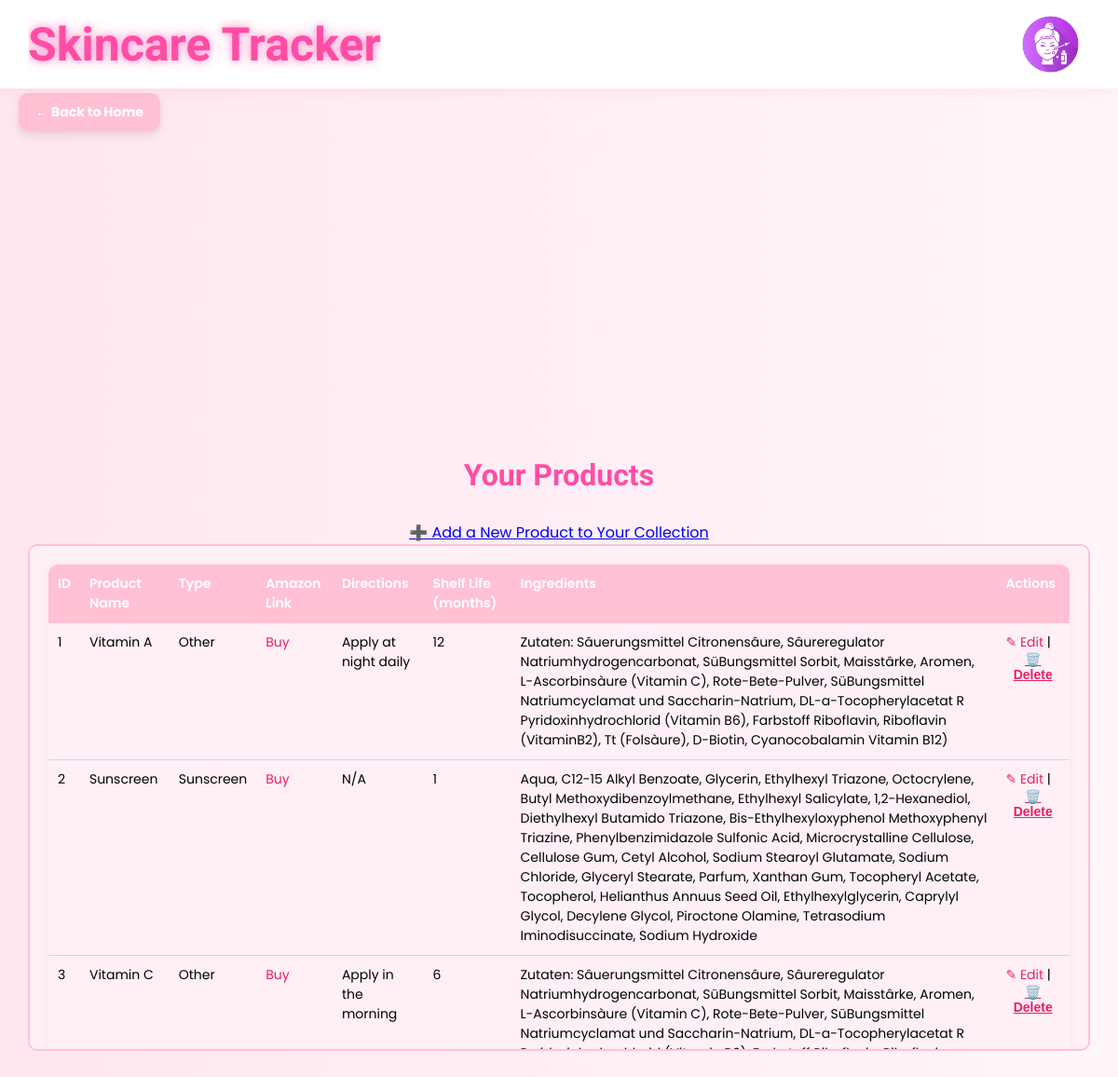
The page /collection/ (signed in) on the database its author committed.
### tables this page shows
CREATE TABLE Products (
    product_id INTEGER PRIMARY KEY AUTOINCREMENT,
    product_name TEXT NOT NULL,
    type TEXT,
    amazon_link TEXT,
    directions TEXT,
    shelflife INTEGER,
    ingredients TEXT,
    product_pic TEXT, 
    user_id INTEGER REFERENCES Users(user_id)
);

### routes/home_routes.py (the view)
@home_bp.route("/collection")
def example():
    return render_template("/homepage.html")

### app.py (called while the page is built)
def get_db_connection():
    conn = sqlite3.connect(st_db)
    conn.row_factory = sqlite3.Row
    return conn

### routes/collection_routes.py (called while the page is built)
@collection_bp.route("/", methods=["GET"])
def my_collection():
    if "user_id" not in session:
        return redirect("/user/login")
    db = __import__("app").app.get_db_connection()
    products = db.execute(
        """
        SELECT P.product_id, P.product_name, P.type, P.amazon_link, P.directions, P.shelflife, P.ingredients
        FROM Products P
        JOIN Collections C ON P.product_id = C.product_id
        WHERE C.user_id = ?
        """,
        (session["user_id"],)
    ).fetchall()
    db.close()
    return render_template("collection/my_collection.html", products=products)

### templates/collection/my_collection.html (shortened to what this page needs)
{% extends "base.html" %}
{% block content %}
<a href="{{ url_for('home.view_home') }}" class="corner-back-btn">← Back to Home</a>
<div class="products-page">
    <h1 class="products-title">Your Products</h1>
    <a href="{{ url_for('product.add_product') }}" class="btn btn-primary mt-4">➕ Add a New Product to Your Collection</a>
    <div class="product-table-wrapper">
        <div class="product-table">
            <table>
                <thead>
                    <tr>
                        <th>ID</th>
                        <th>Product Name</th>
                        <th>Type</th>
                        <th>Amazon Link</th>
                        <th>Directions</th>
                        <th>Shelf Life (months)</th>
                        <th>Ingredients</th>
                        <th>Actions</th>
                    </tr>
                </thead>
                <tbody>
                    {% for product in products %}
                    <tr>
                        <td>{{ product[0] }}</td>
                        <td>{{ product[1] }}</td>
                        <td>{{ product[2] }}</td>
                        <td><a href="{{ product[3] }}" target="_blank">Buy</a></td>
                        <td>{{ product[4] }}</td>
                        <td>{{ product[5] }}</td>
                        <td>{{ product[6] }}</td>
                        <td>
                            <a href="{{ url_for('product.add_product', id=product[0]) }}">✎ Edit</a> |
                            <form method="POST" action="{{ url_for('product.delete_product', id=product[0]) }}" style="display:inline;" onsubmit="return confirm('Are you sure you want to delete this product?');">
                                <button type="submit" class="delete-btn">🗑️ Delete</button>
                            </form>
                        </td>
                    </tr>
                    {% endfor %}
                </tbody>
            </table>
        </div>
    </div>
</div>
{% endblock %}

### static/css/style.css (style rules this page uses)
body { font-family: 'Poppins', sans-serif; background: linear-gradient(to right, #ffe6f0, #fff6fb); margin: 0; padding: 0; }
.products-page { padding: 50px; text-align: center; }
.products-page h1 { color: #ff4da6; margin-bottom: 30px; font-size: 32px; }
.product-table table { width: 100%; border-collapse: collapse; background-color: #fff0f8; box-shadow: 0 0 10px rgba(255, 105, 180, 0.1); border-radius: 10px; overflow: hidden; }
.product-table th, .product-table td { padding: 15px 20px; text-align: left; border-bottom: 1px solid #ffd6e8; font-size: 14px; }
.product-table th { background-color: #ffccde; color: #fff; font-weight: 600; }
.product-table a { color: #ff4da6; text-decoration: none; }
.delete-btn { background: none; border: none; color: #ff5c8a; cursor: pointer; font-size: 1em; padding: 0; text-decoration: underline; }
.corner-back-btn { position: fixed; top: 100px; left: 20px; background-color: #ffc1d3; color: white; font-weight: bold; padding: 10px 18px; border-radius: 10px; text-align: center; text-decoration: none; font-size: 14px; z-index: 999; box-shadow: 0 4px 10px rgba(0, 0, 0, 0.1); transition: background 0.2s ease-in-out; }

### templates/collection/my_collection.html (style rules this page uses)
.products-page { padding: 30px; }
.products-title { text-align: center; font-family: 'Dancing Script', cursive; color: #e91e63; font-size: 32px; margin-bottom: 20px; }
.product-table-wrapper { max-height: 500px; overflow-y: auto; border-radius: 10px; border: 2px solid #ffc1d3; background: #fff0f5; padding: 20px; }
.product-table table { width: 100%; border-collapse: collapse; font-family: 'Poppins', sans-serif; font-size: 14px; }
.product-table th, .product-table td { border-bottom: 1px solid #ffc1d3; padding: 10px; text-align: left; vertical-align: top; }
.product-table th { background-color: #ffc1d3; color: white; font-weight: 600; }
.product-table td a { color: #e91e63; text-decoration: none; }
.product-table .delete-btn { background: none; color: #e91e63; border: none; font-weight: bold; cursor: pointer; }
.corner-back-btn { position: fixed; top: 100px; left: 20px; background-color: #ffc1d3; color: white; font-weight: bold; padding: 10px 18px; border-radius: 10px; text-align: center; text-decoration: none; font-size: 14px; z-index: 999; box-shadow: 0 4px 10px rgba(0,0,0,0.1); transition: background 0.2s ease-in-out; }

### rows shown on the page
Products: product_id "1", product_name "Vitamin A", type "Other", directions "Apply at night daily", shelflife "12", ingredients "Zutaten: Sâuerungsmittel Citronensâure, Sâureregulator Natriumhydrogencarbonat, SüBungsmittel Sorbit, Maisstârke, Aromen, L-Ascorbinsàure (Vitamin C), Rote-Bete-Pulver, SüBungsmittel Natriumcyclamat und Saccharin-Natrium, DL-a-Tocopherylacetat R Pyridoxinhydrochlorid (Vitamin B6), Farbstoff Riboflavin, Riboflavin (VitaminB2), Tt (Folsàure), D-Biotin, Cyanocobalamin Vitamin B12)"
Products: product_id "2", product_name "Sunscreen", type "Sunscreen", directions "N/A", shelflife "1", ingredients "Aqua, C12-15 Alkyl Benzoate, Glycerin, Ethylhexyl Triazone, Octocrylene, Butyl Methoxydibenzoylmethane, Ethylhexyl Salicylate, 1,2-Hexanediol, Diethylhexyl Butamido Triazone, Bis-Ethylhexyloxyphenol Methoxyphenyl Triazine, Phenylbenzimidazole Sulfonic Acid, Microcrystalline Cellulose, Cellulose Gum, Cetyl Alcohol, Sodium Stearoyl Glutamate, Sodium Chloride, Glyceryl Stearate, Parfum, Xanthan Gum, Tocopheryl Acetate, Tocopherol, Helianthus Annuus Seed Oil, Ethylhexylglycerin, Caprylyl Glycol, Decylene Glycol, Piroctone Olamine, Tetrasodium Iminodisuccinate, Sodium Hydroxide"
Products: product_id "3", product_name "Vitamin C", type "Other", directions "Apply in the morning", shelflife "6", ingredients "Zutaten: Sâuerungsmittel Citronensâure, Sâureregulator Natriumhydrogencarbonat, SüBungsmittel Sorbit, Maisstârke, Aromen, L-Ascorbinsàure (Vitamin C), Rote-Bete-Pulver, SüBungsmittel Natriumcyclamat und Saccharin-Natrium, DL-a-Tocopherylacetat R…"
